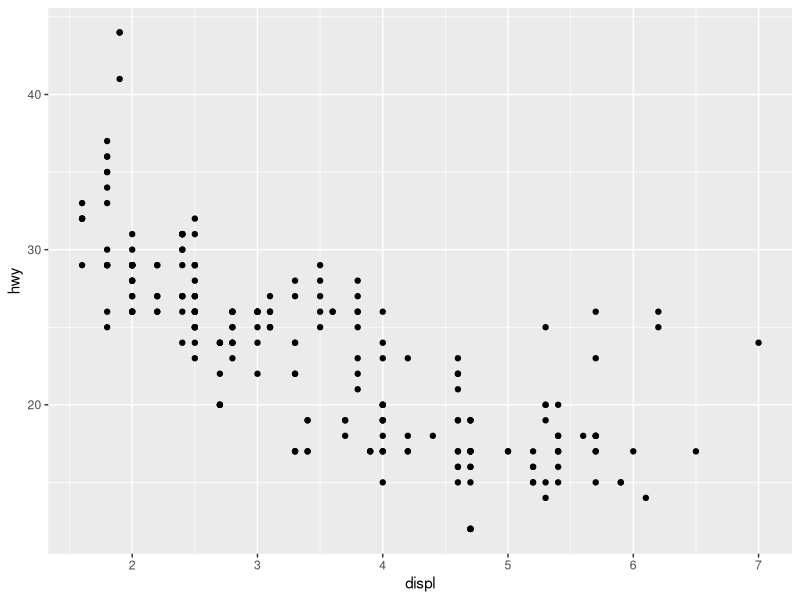
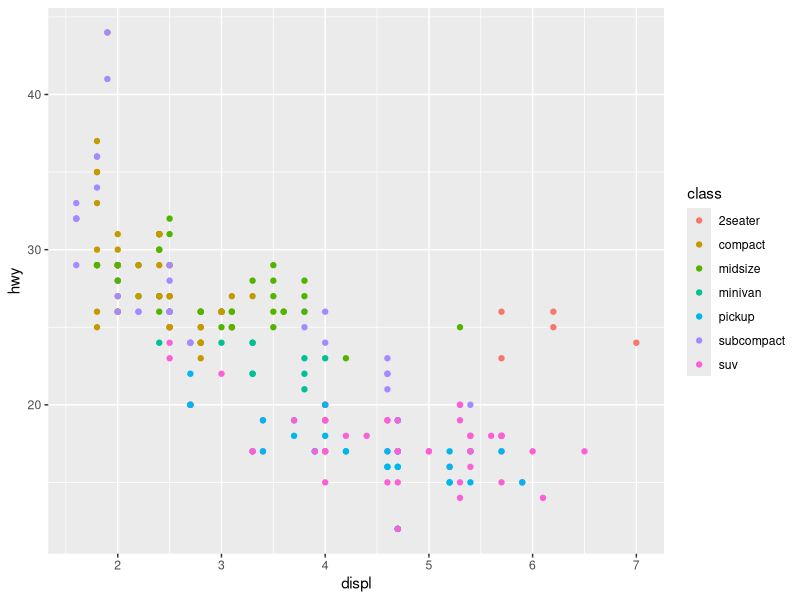
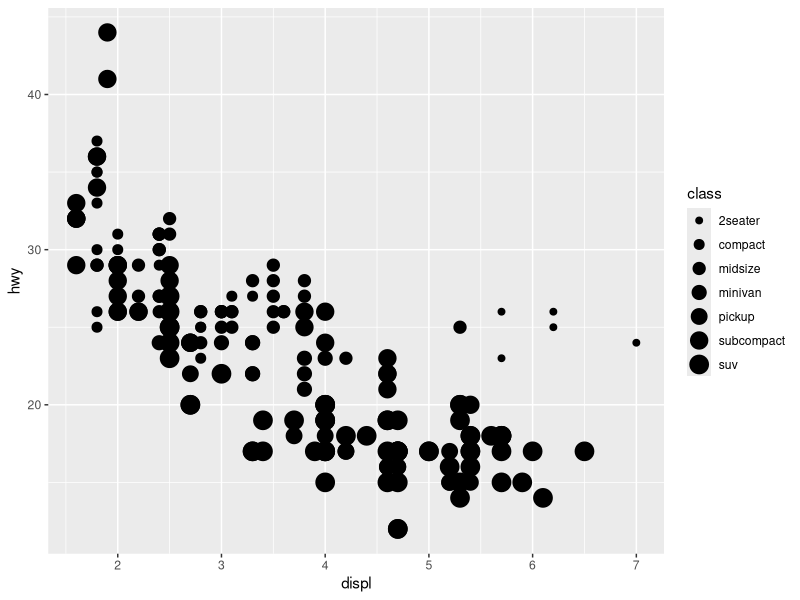
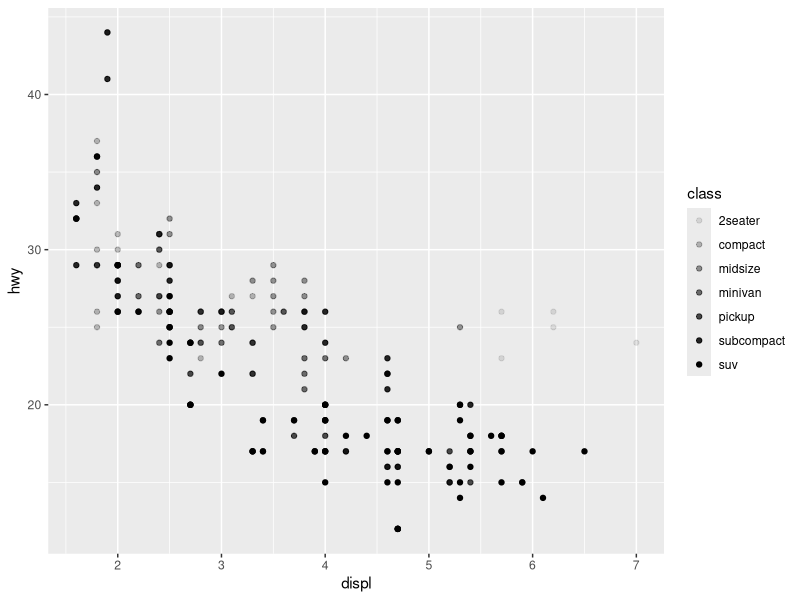
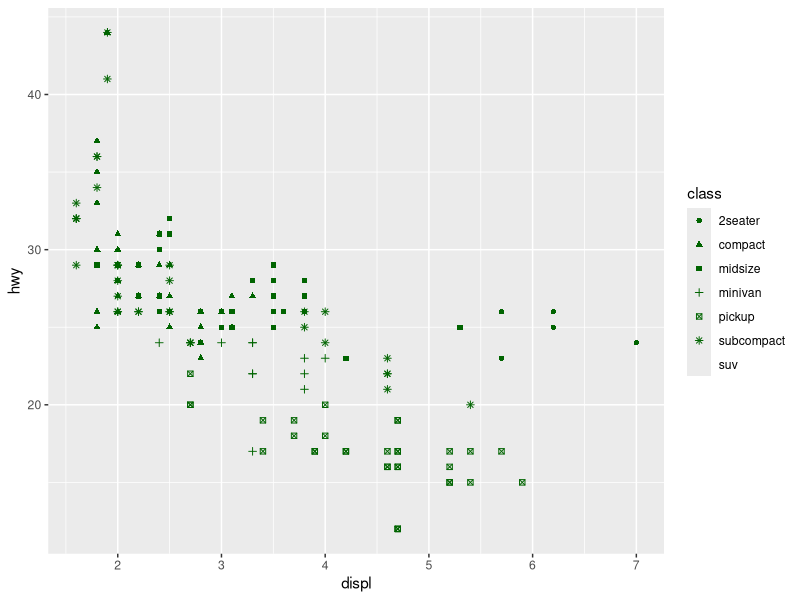
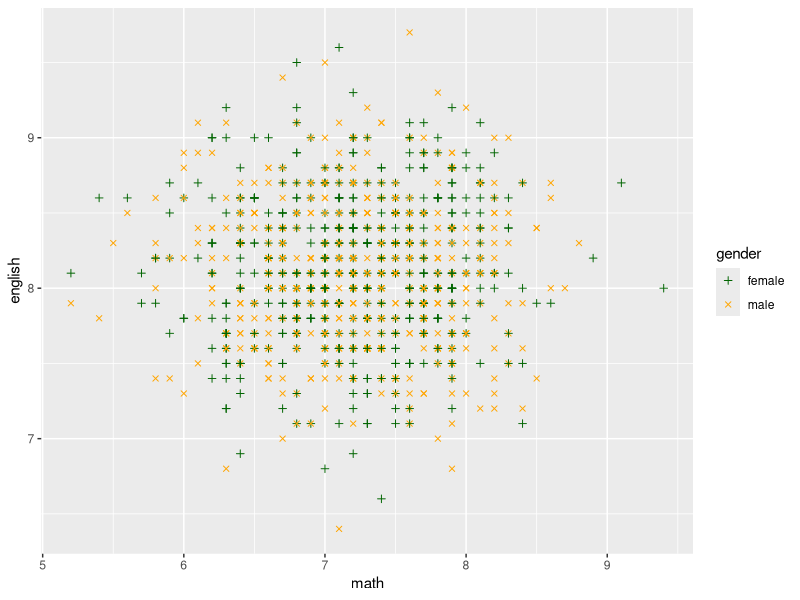
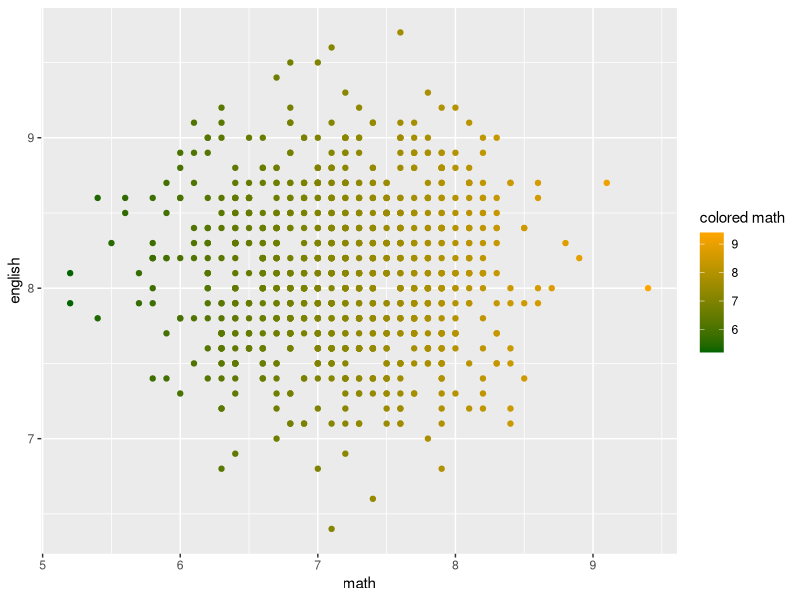
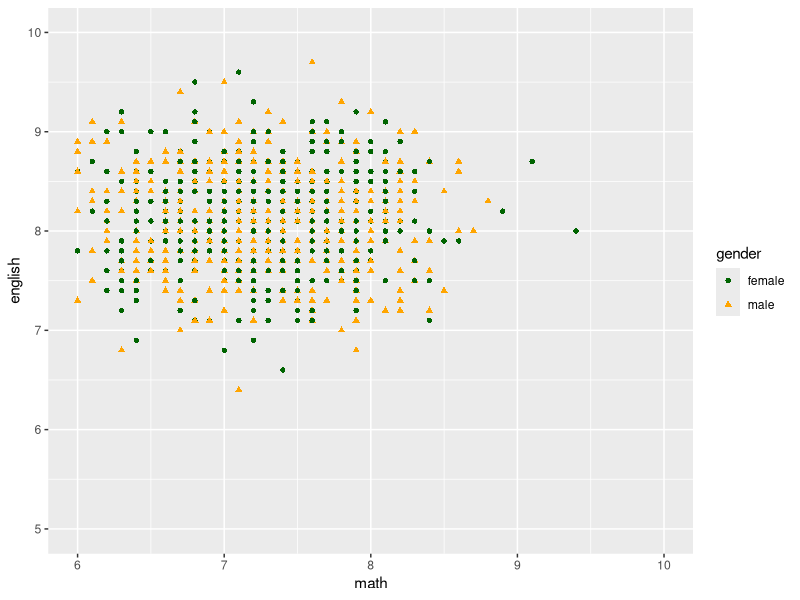

Source code (R) for these figures, in order:
#https://r4ds.had.co.nz/data-visualisation.html
library(tidyverse)
library(ggplot2)
View(mpg) #mpg is built-in dataset in tidyverse library
#SCATTER PLOT with geom_point()
ggplot(data = mpg) +
  geom_point(mapping = aes(x = displ, y=hwy))
#color by "class"
ggplot(data = mpg) +
  geom_point(mapping = aes(x = displ, y=hwy, color = class))
#size by "class"
ggplot(data = mpg) +
  geom_point(mapping = aes(x = displ, y=hwy, size = class))
#alpha (transparency) by "class"
ggplot(data = mpg) +
  geom_point(mapping = aes(x = displ, y=hwy, alpha = class))
#shape by "class" - default 6 shapes at a time, the 7th goes unplotted
ggplot(data = mpg) +
  geom_point(mapping = aes(x = displ, y=hwy, shape = class), color = "darkgreen")
#save plot object: a<- ggplot(). Then we can save a as a png file or whatever we would like

library(stringi)
set.seed(123)
df <- data.frame(id = c(1:1000),
                 name = stri_rand_strings(n = 1000, length = 7, pattern = "[A-Za-z0-9]"),
                 class = sample(x = c("A", "B", "C", "D"), size = 1000, replace = TRUE, prob = c(0.25,0.25,0.25,0.25)),                         
                 gender = sample(x = c("female","male"), size = 1000, replace = TRUE, prob = c(0.5,0.5)),
                 district = sample(x = c(3:8), size = 1000, replace = TRUE, prob = c(0.2,0.1,0.25,0.15,0.2,0.1)),
                 campus = sample(x = c("shuttle bus","bicycle","car"), size = 1000, replace = TRUE, prob = c(0.55,0.2,0.25)),
                 math = round(rnorm(n=1000,mean=7.2,sd=0.6),1),
                 english = round(rnorm(n=1000,mean=8.1,sd=0.5),1)
)
View(df)
graph <- ggplot(data = df) +
  geom_point(mapping = aes(x = math, y = english))
graph <- ggplot(data = df) +
  geom_point(mapping = aes(x = math, y = english, color = gender, shape = gender)) +
  scale_color_manual(values = c("darkgreen","orange")) +
  scale_shape_manual(values = c(3,4))
graph
#color picker here: https://htmlcolorcodes.com/
#shape picker here: http://www.sthda.com/english/wiki/ggplot2-point-shapes

#If we have continuous scale, we can use gradient colors

grad_graph <- ggplot(data = df) +
  geom_point(mapping = aes(x = math, y = english, color = math)) +
  scale_color_gradient(low = "darkgreen", high = "orange", name = "colored math")
grad_graph

#Axis: xlim() + ylim()
axis <- ggplot(df) +
  geom_point(aes(x = math, y = english, color = gender, shape = gender)) +
  scale_color_manual(values = c("darkgreen","orange")) +
  xlim(6,10) + ylim(5,10)
axis #we get warning message because some data points are out of bounds, hence, not plotted on the graph

#Title: labs()
title <- ggplot(df) +
  geom_point(aes(x = math, y = english, color = gender, shape = gender)) +
  scale_color_manual(values = c("darkgreen","orange")) +
  labs(x = "math_grade",
       y = "english_grade",
       color = "classified by gender",
       shape = "classified by gender")
title

#Add straight line to the graph: geom_vline() or geom_hline()

#Add ablines and regression lines



























